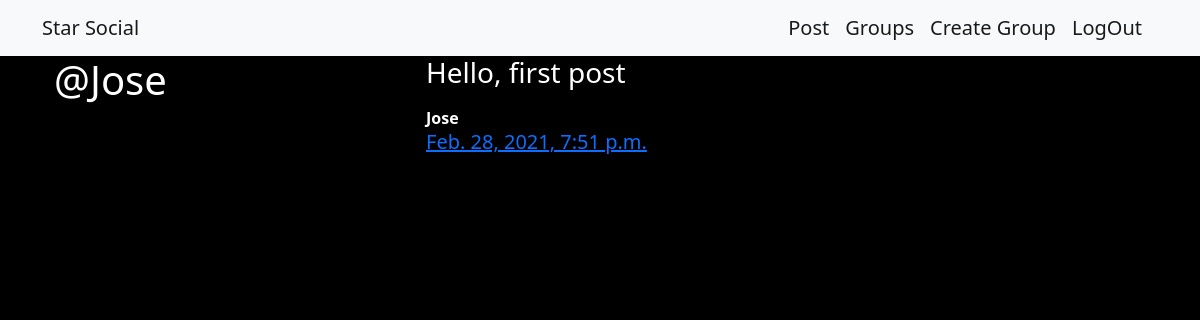
/posts/by/Jose (signed in), run on the app's committed database.
### posts/models.py (models this page shows, shortened)
class Post(models.Model):
    user = models.ForeignKey(User,related_name='posts',on_delete=models.CASCADE)
    created_at = models.DateTimeField(auto_now=True)
    message = models.TextField()
    message_html = models.TextField(editable=False)
    group = models.ForeignKey(Group,related_name='posts',on_delete=models.CASCADE,null=True)
    class Meta:
        ordering = ['-created_at']
        unique_together = ['user','message']

### posts/views.py (the view)
# urls.py: url(r'by/(?P<username>[-\w]+)',views.UserPosts.as_view(),name="for_user"),
class UserPosts(generic.ListView):
    model = models.Post
    template_name = "posts/user_post_list.html"
    def get_queryset(self):
        try:
            self.post_user = User.objects.prefetch_related('posts').get(username__iexact=self.kwargs.get('username'))
        except User.DoesNotExist:
            raise Http404
        else:
            return self.post_user.posts.all()
    def get_context_data(self, **kwargs):
        context = super().get_context_data(**kwargs)
        context["post_user"] = self.post_user
        return context

### posts/templates/posts/user_post_list.html
{% extends "posts/post_base.html" %}
{%block prepost%}
    <div class="col-md-4">
        <h1> @{{post_user.username}}</h1>
    </div>
{%endblock%}
{%block post_content%}
<div class= "col-md-8">
    {%for post in post_list%}
        {%include "posts/_post.html"%}
    {%endfor%}
</div>
{% endblock%}

### posts/templates/posts/_post.html (shortened to what this page needs)
<div class="post media">
    <h3>{{post.message_html|safe}}</h3>
    <div class="media-body">
        <strong>{{post.user.username}}</strong>
        <h5 class="media-heading">
        <time class="time">
            <a href="{%url 'posts:single' username=post.user.username pk=post.pk %}">
            {{post.created_at}}
            </a>
        </time>
        </h5>
    </div>
</div>

### static/simplsocial/css/master.css (style rules this page uses)
body { margin:0; overflow: hidden; background-color:black; color: white; }

### data on the page
Post: message_html "Hello, first post", user.username "Jose", created_at "Feb. 28, 2021, 7:51 p.m."

### other printed values
{{ post_user.username }} "Jose"
